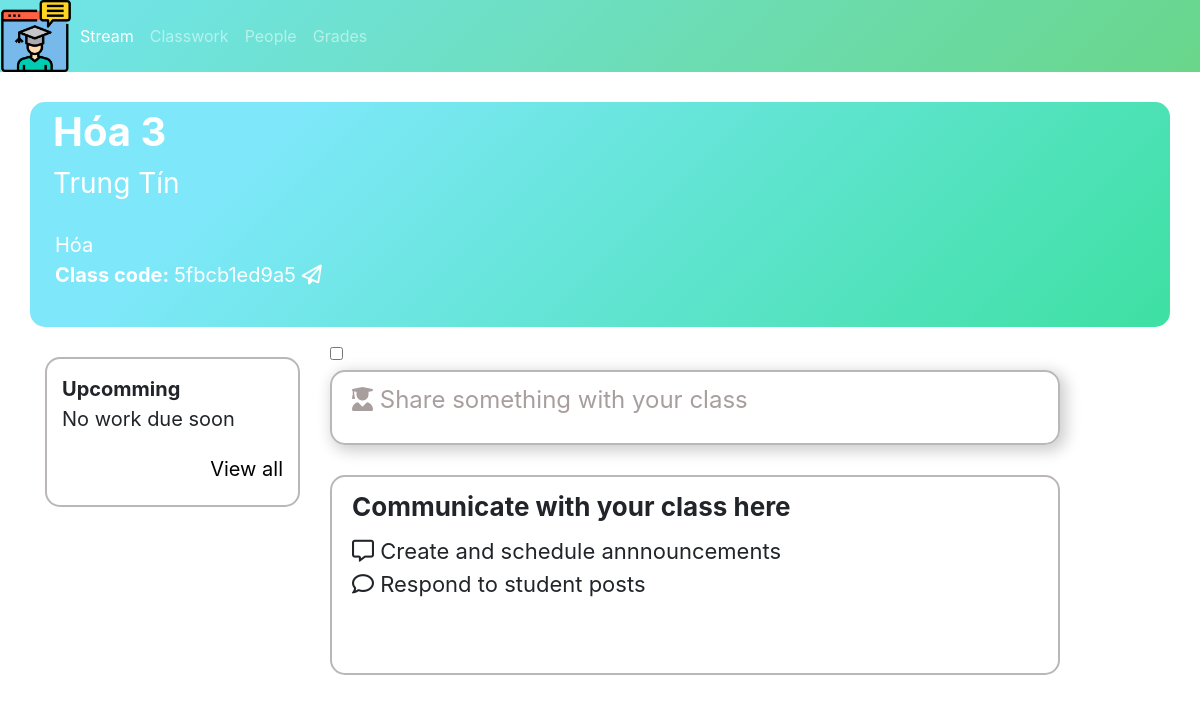
The app's page /public/stream.php?id=5fbcb1ed9a5 with its own data.
### tables this page shows
CREATE TABLE `class` (
  `id` varchar(11) NOT NULL,
  `name` varchar(100) DEFAULT NULL,
  `subject` varchar(100) DEFAULT NULL,
  `teacher` varchar(100) DEFAULT NULL,
  `room` varchar(10) DEFAULT NULL,
  `image` varchar(100) DEFAULT NULL,
  `created_by_who` varchar(100) DEFAULT NULL,
  `created_by_id` int(11) DEFAULT NULL,
  `updated_at` timestamp NULL DEFAULT NULL ON UPDATE current_timestamp()
);

### libraries/Database.php (called while the page is built, shortened)
<?php
    class Database
    {
        public $link;
        public function __construct()
        {
            $this->link = mysqli_connect("localhost","root","","web_classroom") or die ();
            mysqli_set_charset($this->link,"utf8");
        }
        public function fetchOne($table , $query)
        {
            $sql  = "SELECT * FROM {$table} WHERE ";
            $sql .= $query;
            $sql .= "LIMIT 1";
            $result = mysqli_query($this->link,$sql) or die("Lỗi  truy vấn fetchOne " .mysqli_error($this->link));
            return mysqli_fetch_assoc($result);
        }
    }
?>

### autoload/autoload.php (called while the page is built, shortened)
<?php
require_once __DIR__. "/../libraries/Database.php";
$db = new Database;
?>

### public/stream.php (the view, shortened to what this page needs)
<?php
    require_once __DIR__. "/../autoload/autoload.php";
    $id = $_GET['id'];
    $EditClass = $db -> fetchOne('class',"id = '".$id."'");
?>
<!DOCTYPE html>
<html>
    <head>
        <link href="css/style.css" rel="stylesheet" type="text/css" />
        <link rel="stylesheet" href="https://maxcdn.bootstrapcdn.com/bootstrap/4.5.2/css/bootstrap.min.css">
        <link rel="stylesheet" href="https://cdnjs.cloudflare.com/ajax/libs/font-awesome/4.7.0/css/font-awesome.min.css">
    </head>
    <body>
        <nav class="navbar navbar-expand bg-primary navbar-dark p-0 sticky-top">
            <ul class="navbar-nav w-100">
                <span onclick="openNav()"><img class="logo" src="image/logov2.png"></span>
                <li class="nav-item active">
                    <a class="nav-link" href="#">Stream</a>
                </li>
                <li class="nav-item">
                    <a class="nav-link" href="#">Classwork</a>
                </li>
                <li class="nav-item">
                    <a class="nav-link" href="people.php?id=<?php echo $EditClass['id'] ?>">People</a>
                </li>
                <li class="nav-item">
                    <a class="nav-link" href="#">Grades</a>
                </li>
            </ul>
        </nav>
        <div class=" stream container-sm">
            <div class="row head">
                <div class="banner col-12">
                <p id="tenlophoc">
                    <b><?php echo $EditClass['name'] ?></b></br>
                </p>
                <p id="tengiaovien">
                    <?php echo $EditClass['teacher'] ?>
                </p>
                <p id="cntt">
                <?php echo $EditClass['subject'] ?></br>
                    <b>Class code: </b> <?php echo $EditClass['id'] ?>  <i class="far fa-paper-plane"></i>
                </p>
                </div>
            </div>
            <div class="content">
                <div class="row">
                    <div class="banner2 col-lg-3" >
                            <div class="banner3 " id="commute1">
                                <b>Upcomming</b></br>
                                No work due soon</br>
                                <p id="viewall"><a href="#">View all</a></p>
                            </div>
                    </div>
                    <div class="banner2 class-anounce col-lg-8">
                        <input type ="checkbox" id="showhiddenstreamcontent">
                        <div class="banner3 classanounce" id="commute2">
                            <label for ="showaddannouncement"><i class=" fas fa-user-graduate"></i> Share something with your class </label>
                        </div>
                        <div class="banner3 commute" id="commute3">
                            <b>Communicate with your class here</b></br>
                            <div id="announce">
                                <i class="far fa-comment-alt"> </i>  Create and schedule annnouncements </br>
                                <i class="far fa-comment"> </i> Respond to student posts
                            </div>
                        </div>
                    </div>
                </div>
            </div>
        </div>
    </body>
</html>

### public/css/style.css (style rules this page uses)
.logo { height: 72px; font-size: 30px; cursor: pointer; }
a:link { color: black; }
.nav-link { padding-top: 1.5rem !important; padding-bottom: 1.5rem !important; }
ol, ul { list-style: none; }
.banner { background-color: #db9841; background-image: linear-gradient(315deg, #3ee0a2 0%, #7ee8fa 80%); height: 225px; font-size: 40px; border-radius: 15px; margin-top: 30px; }
.banner2 { margin-top: 20px; height: 300px; font-size: 40px; border-radius: 15px; }
.banner3 { margin-top: 10px; height: auto; font-size: 40px; border-radius: 15px; border: 2px solid rgb(187, 183, 183); }
#commute1 { height: 150px; border: 2px solid rgb(187, 183, 183); font-size: 20px; padding: 15px; }
#commute2 { height: 75px; padding: 10px 20px 20px 20px; font-size: 24px; color: rgb(168, 158, 158); }
#commute3 { margin-top: 30px; height: 200px; padding: 10px 20px 20px 20px; font-size: 26px; }
#announce { padding-top: 9px; font-size: 22px; }
#viewall { padding-top: 20px; text-align: right; color: orange; }
#cntt { font-size: 20px; padding: 10px; }
.head { color: white; }
label { cursor: pointer; }
.navbar { background-image: linear-gradient(315deg, #69d68a 0%, #70e4e4 90%); }
#showhiddenstreamcontent { display: block; }
.classanounce { box-shadow: 4px 4px 15px 2px rgba(0, 0, 0, 0.2); }
#tengiaovien { font-size: 28px; margin-left: 8px; }
#tenlophoc { margin-left: 8px; display: inline; }
body, html { height: 100%; margin: 0; }

### records on screen
class: name "Hóa 3", teacher "Trung Tín", subject "Hóa", id "5fbcb1ed9a5"
